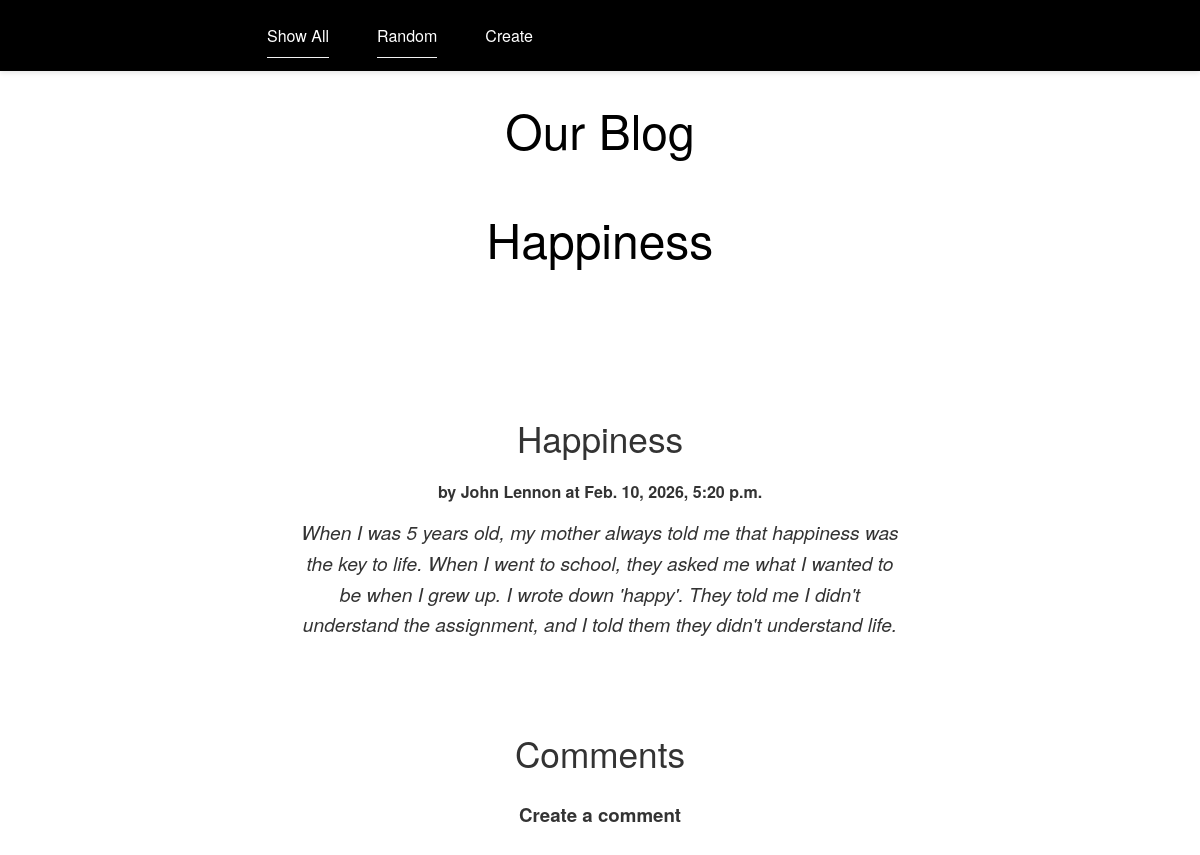
The page /blog/article/1 on the database as committed earlier.
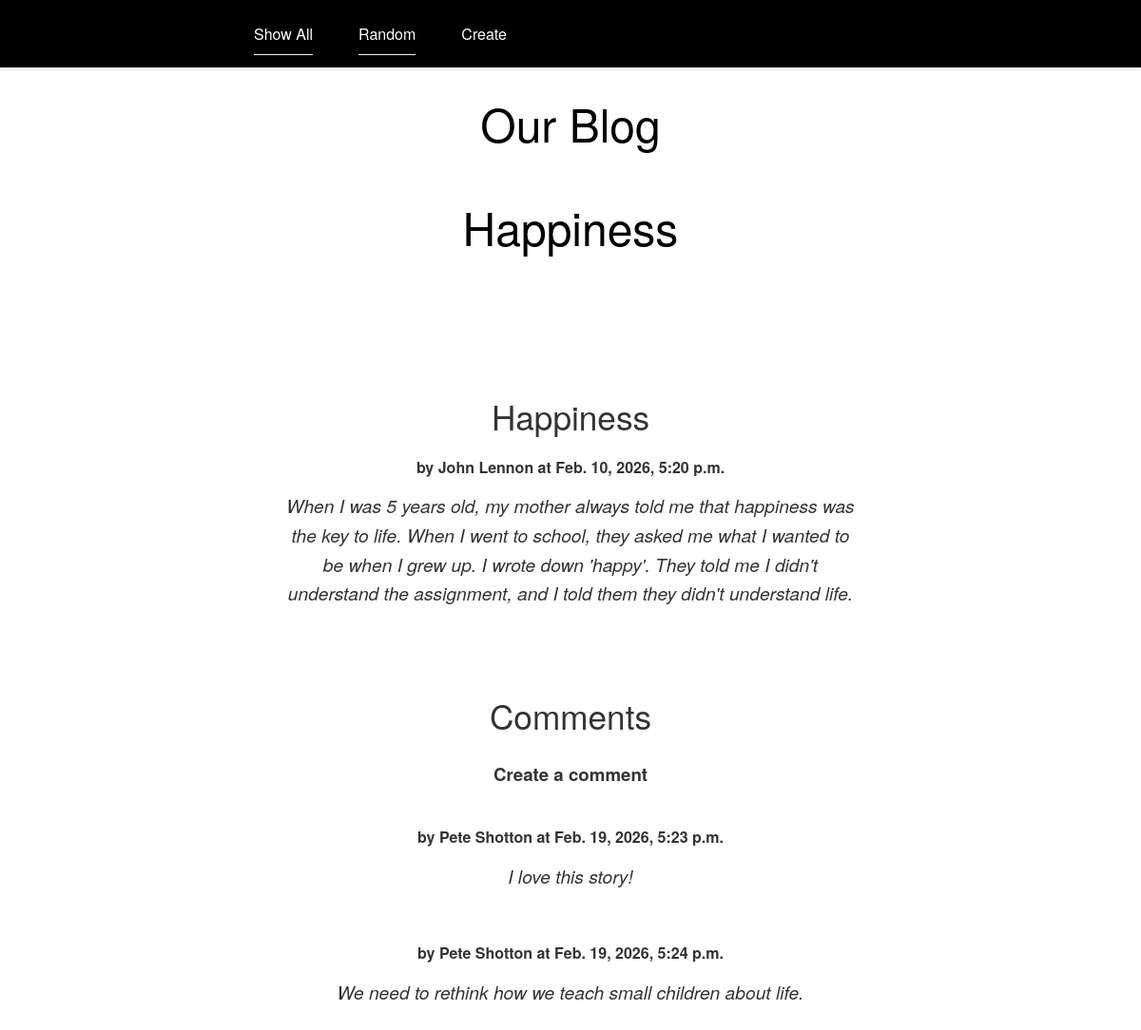
The same page on the database as committed later.
### blog/models.py (models this page shows, shortened)
class Article(models.Model):
    title = models.TextField(blank=False)
    author = models.TextField(blank=False)
    text = models.TextField(blank=False)
    published = models.DateTimeField(auto_now=True)
    image_url = models.URLField(blank=True)
    def get_comments(self):
        comments = Comment.objects.filter(article=self)
        return comments

class Comment(models.Model):
    article = models.ForeignKey("Article", on_delete=models.CASCADE)
    author = models.TextField(blank=False)
    text = models.TextField(blank=False)
    published = models.DateTimeField(auto_now=True)
    def __str__(self):
        return f'{self.text}'

### blog/views.py (the view)
# urls.py: path('article/<int:pk>', ArticleView.as_view(), name='article'),
class ArticleView(DetailView):
    model = Article
    template_name = 'blog/article.html' ## reusing same template
    context_object_name = 'article'

### blog/templates/blog/article.html (shortened to what this page needs)
{% extends 'blog/base.html' %}
 {% block content %}
<h1>{{article.title}}</h1>
 <main class="grid-container">
        <article class="featured">
            <div>
                <h2>{{article.title}}</h2>
                <strong>by {{article.author}} at {{article.published}}</strong>
                <p>
                {{article.text}}
                </p>
            </div>
        </article>
        <div>
            <h2>Comments</h2>
            <h3><a href="{% url 'create_comment' article.pk %}">Create a comment</a></h3>
            {% for comment in article.get_comments %}
                <div>
                    <strong>by {{comment.author}} at {{comment.published}}</strong>
                <p>{{comment.text}}</p>
                </div>
        {% endfor %}
        </div>
</main>
{% endblock %}

### blog/templates/blog/base.html (shortened to what this page needs)
{% load static %}
<html>
    <head>
        <link rel="stylesheet" href="{% static 'styles.css' %}">
    </head>
    <body>
        <header>
            <h1>Our Blog</h1>
            <nav>
                <ul>
                    <li><a href="{% url 'show_all' %}">Show All</a></li>
                    <li><a href="{% url 'random' %}">Random</a></li>
                    <li><a href="{% url 'create_article' %}">Create</a></li>
                </ul>
            </nav>
        </header>
        {% block content %}
        {% endblock %}
    </body>
</html>

### static/styles.css (style rules this page uses)
:root { --color-black: #000000; --color-dark-grey: #333333; --color-medium-grey: #888888; --color-light-grey: #f2f2f2; --color-white: #ffffff; }
body { font-family: "Helvetica Neue UltraLight", "Helvetica Neue Light", "Helvetica Neue", Helvetica, Arial, sans-serif; font-weight: 300; background-color: var(--color-white); color: var(--color-dark-grey); margin: 0; padding: 0; text-align: center; line-height: 1.6; -webkit-font-smoothing: antialiased; -moz-osx-font-smoothing: grayscale; }
body { padding-top: 60px; }
nav { background-color: var(--color-black); padding: 0.8rem 0; width: 100%; position: fixed; top: 0; left: 0; z-index: 1000; box-shadow: 0 2px 5px rgba(0,0,0,0.1); }
nav ul { list-style: none; margin: 0; padding: 0; display: flex; justify-content: center; align-items: center; }
nav li { margin: 0 1.5rem; }
nav a { color: var(--color-white); text-decoration: none; font-weight: 400; font-size: 1rem; padding: 0.2rem 0; transition: color 0.3s ease-in-out; }
h1 { font-size: 3rem; font-weight: 200; margin-top: 2rem; margin-bottom: 1rem; color: var(--color-black); }
h2 { font-size: 2.2rem; font-weight: 200; margin-top: 2rem; margin-bottom: 0.8rem; color: var(--color-dark-grey); }
p { font-size: 1.2rem; margin: 0.8rem auto; max-width: 700px; color: var(--color-dark-grey); }
p:first-of-type { font-style: italic; font-weight: 200; max-width: 600px; }
a { color: var(--color-dark-grey); text-decoration: none; transition: color 0.3s ease-in-out; }
ul { list-style: none; padding: 0; margin: 1.5rem auto; max-width: 800px; }
li { font-size: 1.1rem; padding: 0.5rem 0; border-bottom: 1px solid var(--color-light-grey); color: var(--color-dark-grey); }
li:last-child { border-bottom: none; }
div { padding: 20px; margin: 0 auto; max-width: 800px; }

Rows that differ between the two databases and show on the page:
added Comment: author "Pete Shotton", published "Feb. 19, 2026, 5:23 p.m.", text "I love this story!"
added Comment: author "Pete Shotton", published "Feb. 19, 2026, 5:24 p.m.", text "We need to rethink how we teach small children about life."
